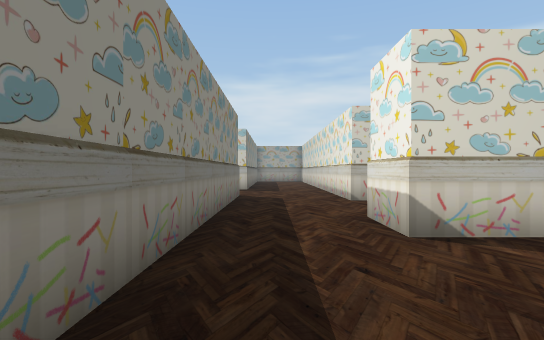
view 1 (above)

24 first-person views from a walk through a 3-D level made in the Unity game engine. The camera is 1.5 m above the floor, looks level and sees 80° across. The floor is counted in squares, 2 m on a side. Each view is taken from the middle of a square. On the plan, view 1 faces up. The plan holds only what a view shows up to about 11 squares ahead; the rest is blank. The place goes on beyond the plan. The player character is not drawn. Some surface patterns are stand-ins.

view 2
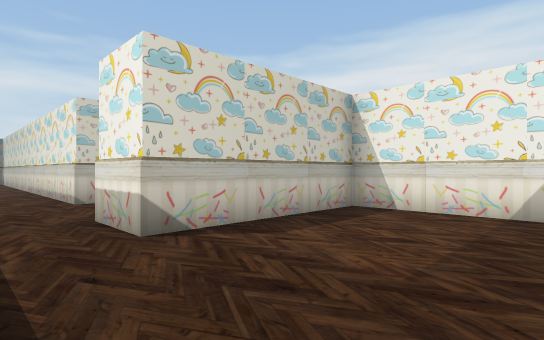

view 3
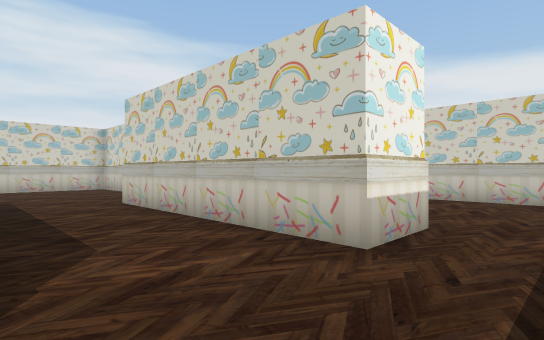

view 4
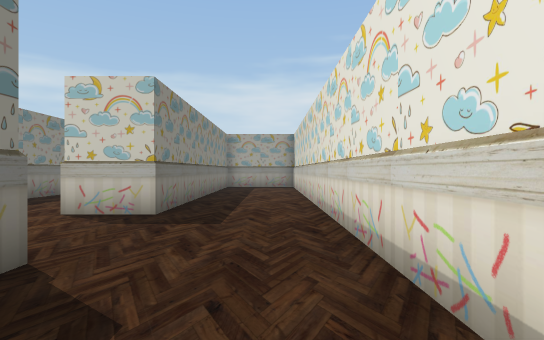

view 5
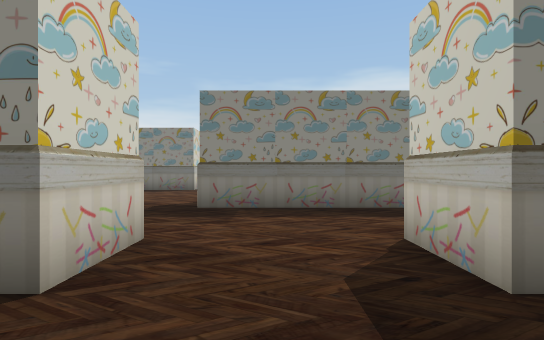

view 6
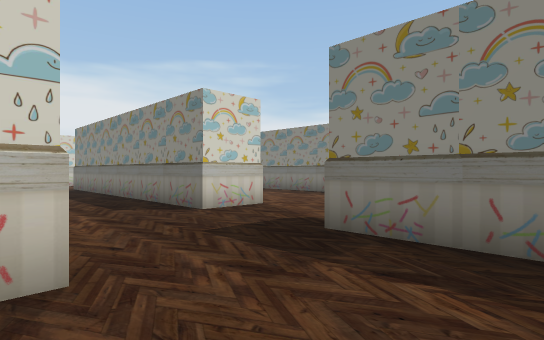

view 7
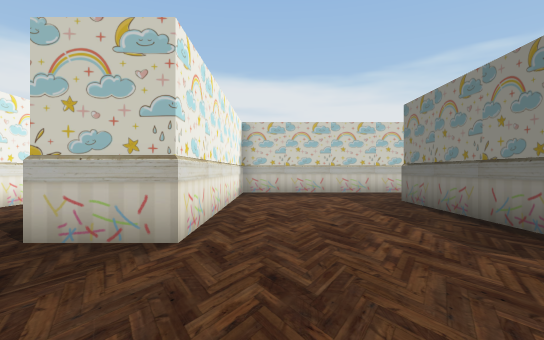

view 8
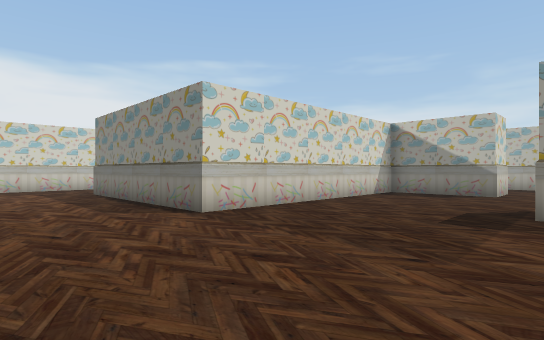

view 9
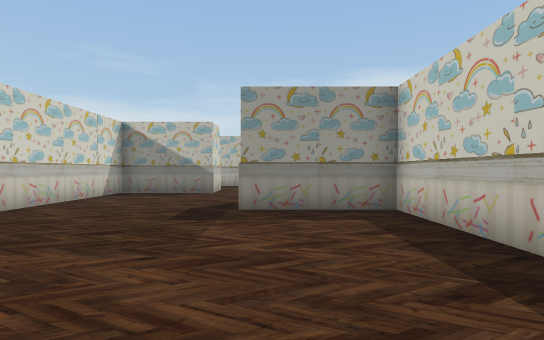

view 10
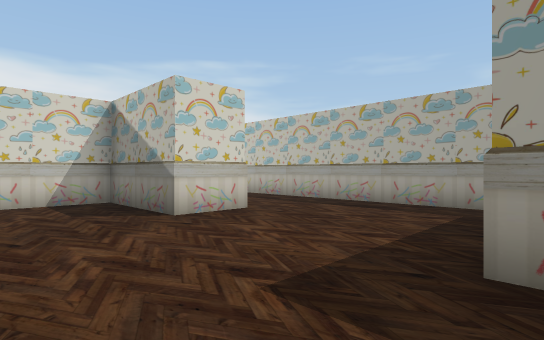

view 11
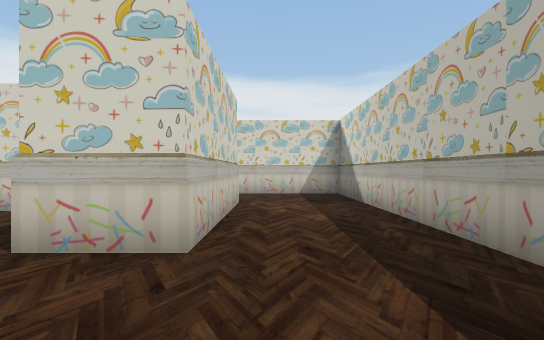

view 12
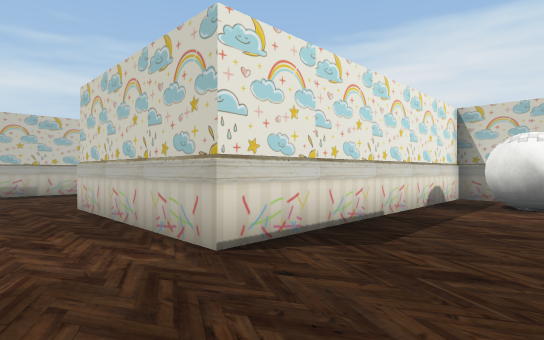

view 13
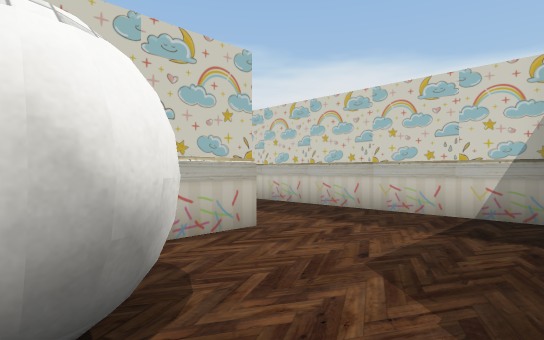

view 14
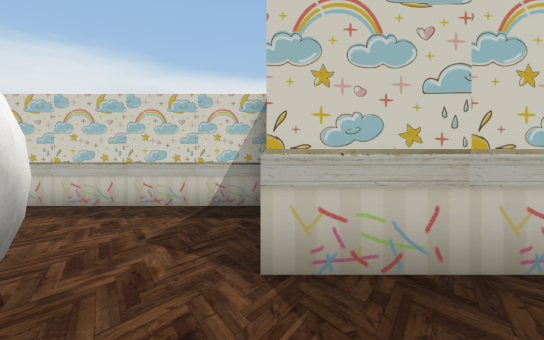

view 15
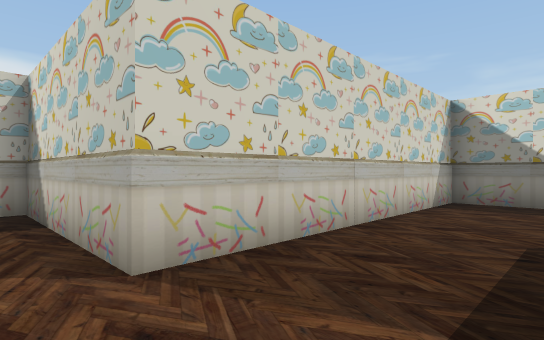

view 16
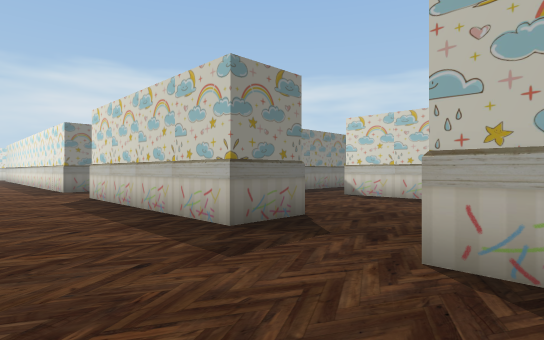

view 17
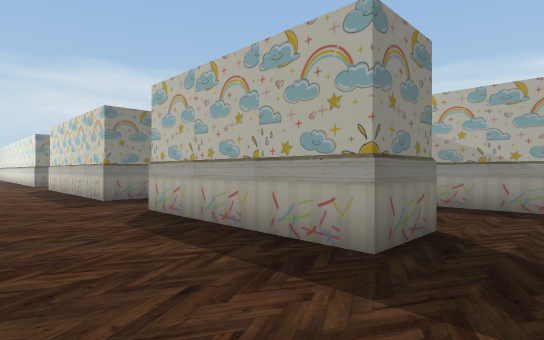

view 18
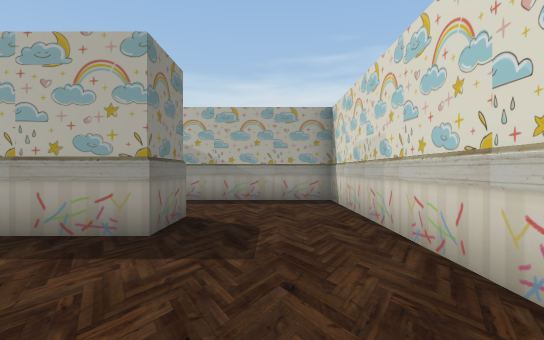

view 19
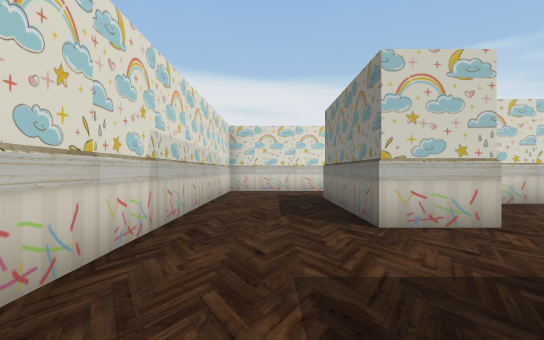

view 20
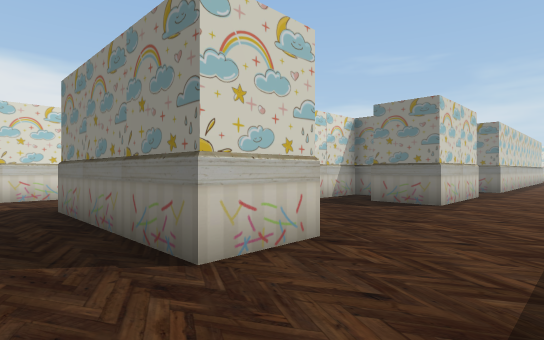

view 21
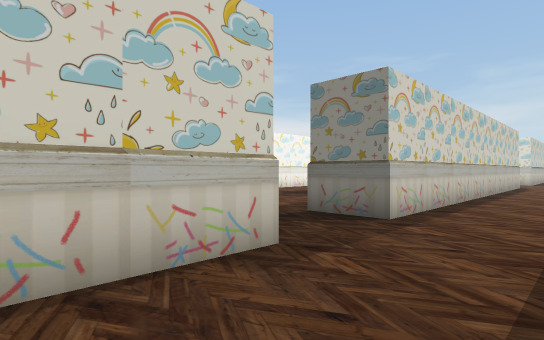

view 22
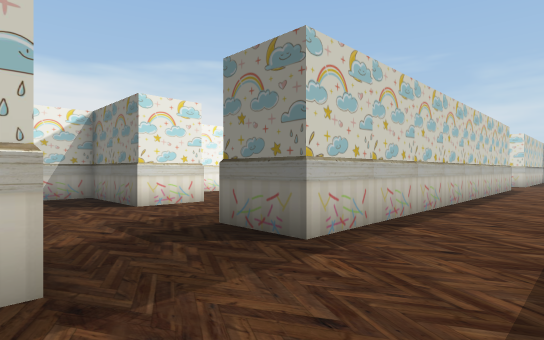

view 23
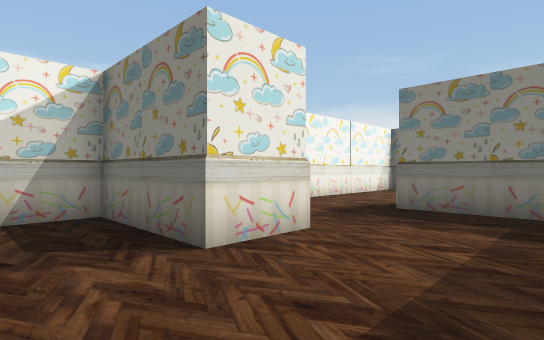

view 24
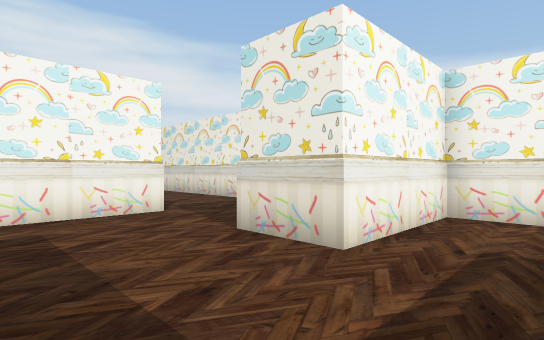

### Floor plan
Key: @ floor where view 1 was taken; # wall or solid block; . floor; B block; O other object.
Columns run from 25 left of view 1 to 14 right of it. Each row starts with its distance up from view 1.
 17     B B     BB    BB   B#..#
 16    B#B#. .  B B    #.   #..#
 15   B......  B....  BB.. B#..#B
 14   #....... #.....  #...B#..#B
 13 BBB....... B......BB...##..B
 12   #..............  #.......#
 11   #..#B........... B.......BB
 10   B..##...........B#.......BBB
  9   B..##................##..#B
  8   #..####B##BB.........B#..#
  7   B..###B##B#B.........B#..............B
  6   B.......... ....B#... #..............#
  5   #........#.B....##...B#..######......B
  4   B..........B....B ..B #..#B#BB   ...
  3    B BB BB... ....B ..B##......B    BB
  2          #...B....# .. B#......#   ....
  1          B........B    B#......B   ....B
  0          #........B      @.....B   ....#
 -1         B#B##B##B###   B B#BB..     ...B
 -2           BB BB B B#...######..B#BB#...B
 -3                   .....................#
 -4              ..........................B
 -5              .....B.B.B.B..............B
 -6               BB B      #..   ....B ...#
 -7                 BB BB.B.B..B B....  ...B
 -8                   BB.......B#.....B ...B
 -9                     .......#B BB B  ...
-10                    ....##..B.       ...B
-11                  ......#B.....     ....B
-12                 .......#B.......   ....
-13                 BB##B ## #B #B#B   BO

Positions as (right, up) in squares from view 1, and headings:
1: (0, 0), facing up
2: (0, 0), facing up-right
3: (0, 8), facing down-right
4: (1, 7), facing up
5: (1, 11), facing left
6: (-2, 12), facing down-left
7: (-8, 10), facing down
8: (-8, 13), facing down-left
9: (-8, 13), facing left
10: (-16, 16), facing down-left
11: (-21, 14), facing down
12: (-22, 4), facing up-right
13: (-16, 5), facing down-right
14: (-16, 6), facing down
15: (-15, 6), facing down-left
16: (7, -5), facing up-left
17: (12, -5), facing up-left
18: (12, -6), facing up
19: (12, -1), facing down
20: (12, -3), facing down-left
21: (4, -3), facing down-left
22: (2, -3), facing down-left
23: (1, -7), facing down-left
24: (-4, -7), facing down-right
